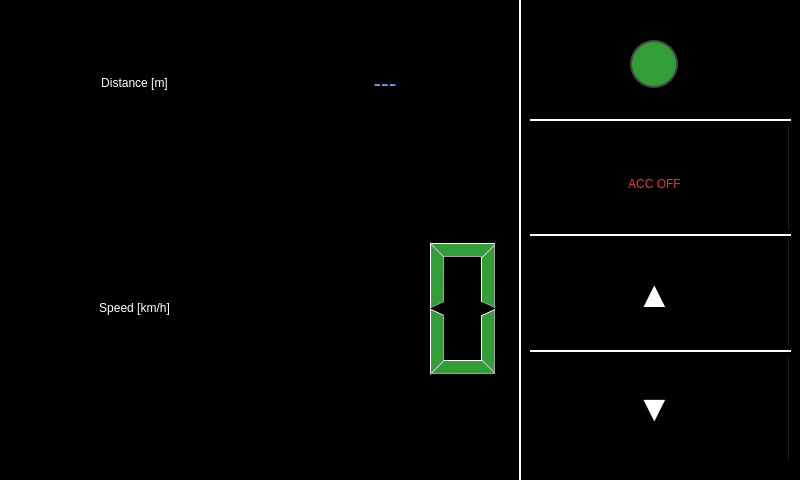
<?xml version="1.0" encoding="UTF-8"?>
<ui version="4.0">
 <class>MainWindow</class>
 <widget class="QMainWindow" name="MainWindow">
  <property name="geometry">
   <rect>
    <x>0</x>
    <y>0</y>
    <width>800</width>
    <height>480</height>
   </rect>
  </property>
  <property name="minimumSize">
   <size>
    <width>800</width>
    <height>480</height>
   </size>
  </property>
  <property name="windowTitle">
   <string>MainWindow</string>
  </property>
  <widget class="QWidget" name="centralwidget">
   <property name="styleSheet">
    <string notr="true">background-color: rgb(0, 0, 0);</string>
   </property>
   <widget class="QWidget" name="gridLayoutWidget">
    <property name="geometry">
     <rect>
      <x>520</x>
      <y>10</y>
      <width>271</width>
      <height>451</height>
     </rect>
    </property>
    <layout class="QGridLayout" name="gridLayout_rechts">
     <property name="horizontalSpacing">
      <number>1</number>
     </property>
     <property name="verticalSpacing">
      <number>4</number>
     </property>
     <item row="1" column="0">
      <widget class="Line" name="line_3">
       <property name="styleSheet">
        <string notr="true">color: rgb(255, 255, 255);</string>
       </property>
       <property name="frameShadow">
        <enum>QFrame::Plain</enum>
       </property>
       <property name="lineWidth">
        <number>2</number>
       </property>
       <property name="orientation">
        <enum>Qt::Horizontal</enum>
       </property>
      </widget>
     </item>
     <item row="3" column="0">
      <widget class="Line" name="line_2">
       <property name="styleSheet">
        <string notr="true">color: rgb(255, 255, 255);</string>
       </property>
       <property name="frameShadow">
        <enum>QFrame::Plain</enum>
       </property>
       <property name="lineWidth">
        <number>2</number>
       </property>
       <property name="orientation">
        <enum>Qt::Horizontal</enum>
       </property>
      </widget>
     </item>
     <item row="4" column="0">
      <widget class="QFrame" name="frame_SpeedUp">
       <property name="frameShape">
        <enum>QFrame::NoFrame</enum>
       </property>
       <property name="frameShadow">
        <enum>QFrame::Raised</enum>
       </property>
       <widget class="QPushButton" name="btnSpeedUp">
        <property name="geometry">
         <rect>
          <x>-1</x>
          <y>-3</y>
          <width>271</width>
          <height>111</height>
         </rect>
        </property>
        <property name="font">
         <font>
          <pointsize>28</pointsize>
         </font>
        </property>
        <property name="cursor">
         <cursorShape>PointingHandCursor</cursorShape>
        </property>
        <property name="styleSheet">
         <string notr="true">background-color: rgb(0, 0, 0);
color: rgb(255, 255, 255);</string>
        </property>
        <property name="text">
         <string>▲</string>
        </property>
        <property name="autoRepeat">
         <bool>true</bool>
        </property>
       </widget>
      </widget>
     </item>
     <item row="6" column="0">
      <widget class="QFrame" name="frame_SpeedDown">
       <property name="frameShadow">
        <enum>QFrame::Raised</enum>
       </property>
       <widget class="QPushButton" name="btnSpeedDown">
        <property name="geometry">
         <rect>
          <x>-1</x>
          <y>-10</y>
          <width>271</width>
          <height>121</height>
         </rect>
        </property>
        <property name="font">
         <font>
          <pointsize>28</pointsize>
         </font>
        </property>
        <property name="cursor">
         <cursorShape>PointingHandCursor</cursorShape>
        </property>
        <property name="styleSheet">
         <string notr="true">background-color: rgb(0, 0, 0);
color: rgb(255, 255, 255);</string>
        </property>
        <property name="text">
         <string>▼</string>
        </property>
        <property name="autoRepeat">
         <bool>true</bool>
        </property>
       </widget>
      </widget>
     </item>
     <item row="0" column="0">
      <widget class="QFrame" name="frame_Alarm">
       <property name="styleSheet">
        <string notr="true">background-color: rgb(0, 0, 0);</string>
       </property>
       <property name="frameShape">
        <enum>QFrame::NoFrame</enum>
       </property>
       <property name="frameShadow">
        <enum>QFrame::Raised</enum>
       </property>
       <widget class="QLabel" name="ledACC">
        <property name="geometry">
         <rect>
          <x>110</x>
          <y>30</y>
          <width>48</width>
          <height>48</height>
         </rect>
        </property>
        <property name="sizePolicy">
         <sizepolicy hsizetype="Preferred" vsizetype="Preferred">
          <horstretch>0</horstretch>
          <verstretch>0</verstretch>
         </sizepolicy>
        </property>
        <property name="minimumSize">
         <size>
          <width>48</width>
          <height>48</height>
         </size>
        </property>
        <property name="maximumSize">
         <size>
          <width>48</width>
          <height>48</height>
         </size>
        </property>
        <property name="styleSheet">
         <string notr="true">background-color: rgb(49, 158, 54);
border: 2px solid #444;
border-radius: 24px;

</string>
        </property>
        <property name="text">
         <string/>
        </property>
       </widget>
      </widget>
     </item>
     <item row="2" column="0">
      <widget class="QFrame" name="frame_ACC">
       <property name="frameShape">
        <enum>QFrame::NoFrame</enum>
       </property>
       <property name="frameShadow">
        <enum>QFrame::Raised</enum>
       </property>
       <widget class="QPushButton" name="btnACC">
        <property name="geometry">
         <rect>
          <x>-1</x>
          <y>-3</y>
          <width>271</width>
          <height>121</height>
         </rect>
        </property>
        <property name="cursor">
         <cursorShape>PointingHandCursor</cursorShape>
        </property>
        <property name="styleSheet">
         <string notr="true">background-color: rgb(0, 0, 0);
color: rgb(237, 51, 59);</string>
        </property>
        <property name="text">
         <string>ACC OFF</string>
        </property>
        <property name="checkable">
         <bool>true</bool>
        </property>
       </widget>
      </widget>
     </item>
     <item row="5" column="0">
      <widget class="Line" name="line_4">
       <property name="styleSheet">
        <string notr="true">color: rgb(255, 255, 255);</string>
       </property>
       <property name="frameShadow">
        <enum>QFrame::Plain</enum>
       </property>
       <property name="lineWidth">
        <number>2</number>
       </property>
       <property name="orientation">
        <enum>Qt::Horizontal</enum>
       </property>
      </widget>
     </item>
    </layout>
   </widget>
   <widget class="QWidget" name="gridLayoutWidget_2">
    <property name="geometry">
     <rect>
      <x>10</x>
      <y>10</y>
      <width>501</width>
      <height>451</height>
     </rect>
    </property>
    <layout class="QGridLayout" name="gridLayout_links">
     <property name="spacing">
      <number>2</number>
     </property>
     <item row="0" column="0">
      <widget class="QLabel" name="label_Distance">
       <property name="styleSheet">
        <string notr="true">background-color: rgb(0, 0, 0);
color: rgb(255, 255, 255);</string>
       </property>
       <property name="text">
        <string>Distance [m]</string>
       </property>
       <property name="alignment">
        <set>Qt::AlignCenter</set>
       </property>
       <property name="textInteractionFlags">
        <set>Qt::NoTextInteraction</set>
       </property>
      </widget>
     </item>
     <item row="1" column="0">
      <widget class="QLabel" name="label_Speed">
       <property name="minimumSize">
        <size>
         <width>249</width>
         <height>300</height>
        </size>
       </property>
       <property name="maximumSize">
        <size>
         <width>249</width>
         <height>300</height>
        </size>
       </property>
       <property name="styleSheet">
        <string notr="true">background-color: rgb(0, 0, 0);
color: rgb(255, 255, 255);</string>
       </property>
       <property name="text">
        <string>Speed [km/h]</string>
       </property>
       <property name="alignment">
        <set>Qt::AlignCenter</set>
       </property>
       <property name="textInteractionFlags">
        <set>Qt::NoTextInteraction</set>
       </property>
      </widget>
     </item>
     <item row="1" column="1">
      <widget class="QLCDNumber" name="lcdNumberSpeed">
       <property name="minimumSize">
        <size>
         <width>248</width>
         <height>300</height>
        </size>
       </property>
       <property name="maximumSize">
        <size>
         <width>248</width>
         <height>300</height>
        </size>
       </property>
       <property name="styleSheet">
        <string notr="true">background-color: rgb(0, 0, 0);
color: rgb(49, 158, 54);</string>
       </property>
       <property name="frameShape">
        <enum>QFrame::NoFrame</enum>
       </property>
       <property name="digitCount">
        <number>3</number>
       </property>
       <property name="mode">
        <enum>QLCDNumber::Dec</enum>
       </property>
       <property name="value" stdset="0">
        <double>0.000000000000000</double>
       </property>
      </widget>
     </item>
     <item row="0" column="1">
      <widget class="QLabel" name="labelDistanzNummer">
       <property name="minimumSize">
        <size>
         <width>248</width>
         <height>120</height>
        </size>
       </property>
       <property name="maximumSize">
        <size>
         <width>248</width>
         <height>140</height>
        </size>
       </property>
       <property name="font">
        <font>
         <pointsize>17</pointsize>
        </font>
       </property>
       <property name="styleSheet">
        <string notr="true">background-color: rgb(0, 0, 0);
color: rgb(98, 160, 234);
</string>
       </property>
       <property name="frameShape">
        <enum>QFrame::NoFrame</enum>
       </property>
       <property name="text">
        <string>---</string>
       </property>
       <property name="textFormat">
        <enum>Qt::AutoText</enum>
       </property>
       <property name="alignment">
        <set>Qt::AlignCenter</set>
       </property>
       <property name="textInteractionFlags">
        <set>Qt::NoTextInteraction</set>
       </property>
      </widget>
     </item>
    </layout>
   </widget>
   <widget class="Line" name="line">
    <property name="geometry">
     <rect>
      <x>510</x>
      <y>0</y>
      <width>20</width>
      <height>481</height>
     </rect>
    </property>
    <property name="styleSheet">
     <string notr="true">color: rgb(255, 255, 255);</string>
    </property>
    <property name="frameShadow">
     <enum>QFrame::Plain</enum>
    </property>
    <property name="lineWidth">
     <number>2</number>
    </property>
    <property name="orientation">
     <enum>Qt::Vertical</enum>
    </property>
   </widget>
  </widget>
 </widget>
 <resources/>
 <connections/>
</ui>
